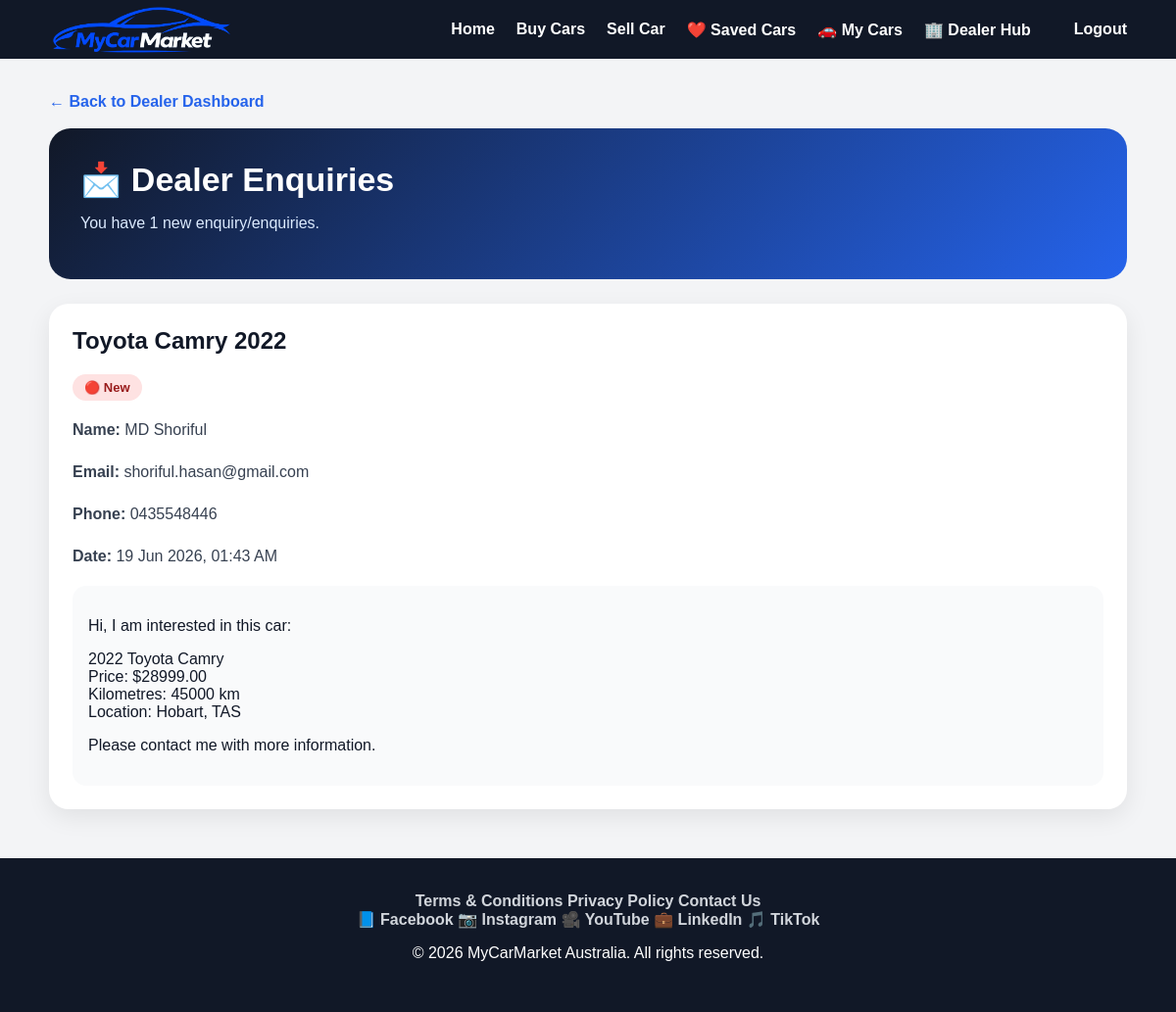
Page /cars/dealer/enquiries/ (signed in) on the committed database.
### vehicles/models/enquiry_models.py (models this page shows, shortened)
class Enquiry(models.Model):
    dealer = models.ForeignKey(
        'auth.User',
        on_delete=models.CASCADE,
        related_name='dealer_enquiries',
        null=True,
        blank=True
    )
    car = models.ForeignKey(
        'vehicles.Car',
        on_delete=models.CASCADE,
        related_name='enquiries'
    )
    name = models.CharField(
        max_length=100
    )
    email = models.EmailField()
    phone = models.CharField(
        max_length=30
    )
    message = models.TextField()
    created_at = models.DateTimeField(
        auto_now_add=True
    )
    is_read = models.BooleanField(
        default=False
    )
    class Meta:
        verbose_name_plural = 'Enquiries'
        ordering = [
            '-created_at'
        ]

### vehicles/models/car_models.py (models this page shows, shortened)
class Car(models.Model):
    seller = models.ForeignKey(
        User,
        on_delete=models.CASCADE,
        related_name='cars',
        null=True,
        blank=True
    )
    title = models.CharField(max_length=200)
    slug = models.SlugField(max_length=255, unique=True, blank=True, null=True)
    make = models.CharField(max_length=100)
    model = models.CharField(max_length=100)
    year = models.PositiveIntegerField()
    price = models.DecimalField(max_digits=12, decimal_places=2)
    kilometres = models.PositiveIntegerField()
    body_type = models.CharField(
        max_length=50,
        choices=BODY_TYPE_CHOICES,
        blank=True
    )
    transmission = models.CharField(
        max_length=50,
        choices=TRANSMISSION_CHOICES,
        blank=True
    )
    fuel_type = models.CharField(
        max_length=50,
        choices=FUEL_TYPE_CHOICES,
        blank=True
    )
    state = models.CharField(
        max_length=10,
        choices=STATE_CHOICES,
        blank=True
    )
    suburb = models.CharField(max_length=100, blank=True)
    description = models.TextField(blank=True)
    seller_name = models.CharField(max_length=100, blank=True)
    seller_email = models.EmailField(blank=True)
    seller_phone = models.CharField(max_length=30, blank=True)
    is_featured = models.BooleanField(default=False)
    featured_until = models.DateTimeField(null=True, blank=True)
    is_active = models.BooleanField(default=True)
    is_verified_listing = models.BooleanField(default=False)
    is_approved = models.BooleanField(default=False)
    moderation_status = models.CharField(
        max_length=20,
        choices=MODERATION_STATUS_CHOICES,
        default='pending'
    )
    approved_by = models.ForeignKey(
        User,
        on_delete=models.SET_NULL,
        null=True,
        blank=True,
        related_name='approved_cars'
    )
    approved_at = models.DateTimeField(
        null=True,
        blank=True
    )
    rejected_reason = models.TextField(
        blank=True
    )
    admin_note = models.TextField(
        blank=True
    )
    suspended_reason = models.TextField(
        blank=True
    )
    is_reported = models.BooleanField(
        default=False
    )
    report_count = models.PositiveIntegerField(
        default=0
    )
    views_count = models.PositiveIntegerField(default=0)
    created_at = models.DateTimeField(auto_now_add=True)

### vehicles/views/enquiry_views.py (the view)
@login_required
def dealer_enquiries(request):
    enquiries = Enquiry.objects.filter(
        dealer=request.user
    )
    unread_count = enquiries.filter(
        is_read=False
    ).count()
    return render(
        request,
        'vehicles/dealer_enquiries.html',
        {
            'enquiries': enquiries,
            'unread_count': unread_count,
        }
    )

### vehicles/templates/vehicles/dealer_enquiries.html (shortened to what this page needs)
<!DOCTYPE html>
<html lang="en">
<head>
    {% load static %}
    <link rel="stylesheet" href="{% static 'css/style.css' %}">
</head>
<body>
{% include 'includes/navbar.html' %}
<main class="enquiry-wrapper">
    <a href="{% url 'dealer_dashboard' %}" class="back-link">
        ← Back to Dealer Dashboard
    </a>
    <section class="enquiry-hero">
        <h1>📩 Dealer Enquiries</h1>
        <p>
            You have {{ unread_count }} new enquiry/enquiries.
        </p>
    </section>
    {% if enquiries %}
        {% for enquiry in enquiries %}
            <div class="enquiry-card">
                <h2>{{ enquiry.car.title }}</h2>
                {% if enquiry.is_read %}
                    <span class="status-read">🟢 Read</span>
                {% else %}
                    <span class="status-new">🔴 New</span>
                {% endif %}
                <div class="enquiry-info">
                    <p><strong>Name:</strong> {{ enquiry.name }}</p>
                    <p><strong>Email:</strong> {{ enquiry.email }}</p>
                    <p><strong>Phone:</strong> {{ enquiry.phone }}</p>
                    <p><strong>Date:</strong> {{ enquiry.created_at|date:"d M Y, h:i A" }}</p>
                </div>
                <div class="enquiry-message">
                    {{ enquiry.message|linebreaks }}
                </div>
            </div>
        {% endfor %}
    {% else %}
        <div class="enquiry-card">
            <h2>No enquiries yet</h2>
            <p>Buyer enquiries will appear here.</p>
        </div>
    {% endif %}
</main>
{% include 'includes/footer.html' %}
</body>
</html>

### static/css/style.css (style rules this page uses)
body { font-family:Arial, sans-serif; background:#f4f6f8; margin:0; padding:0; color:#111827; }

### vehicles/templates/vehicles/dealer_enquiries.html (style rules this page uses)
body { background: #f3f4f6; }
.enquiry-wrapper { width: 92%; max-width: 1100px; margin: 35px auto; }
.enquiry-hero { background: linear-gradient(135deg, #111827, #2563eb); color: white; padding: 32px; border-radius: 22px; margin-bottom: 25px; }
.enquiry-hero h1 { margin: 0; font-size: 34px; }
.enquiry-hero p { color: #dbeafe; }
.enquiry-card { background: white; padding: 24px; border-radius: 20px; margin-bottom: 18px; box-shadow: 0 8px 24px rgba(0,0,0,0.08); }
.enquiry-card h2 { margin-top: 0; color: #111827; }
.enquiry-info { color: #374151; line-height: 1.7; }
.enquiry-message { background: #f9fafb; padding: 16px; border-radius: 14px; margin-top: 14px; color: #111827; }
.status-new { display: inline-block; background: #fee2e2; color: #991b1b; padding: 6px 12px; border-radius: 999px; font-weight: bold; font-size: 13px; }
.back-link { display: inline-block; margin-bottom: 18px; color: #2563eb; font-weight: bold; text-decoration: none; }

### rows in the picture
Enquiry: car "Toyota Camry 2022", is_read "🔴 New", name "MD Shoriful", email "shoriful.hasan@gmail.com", phone "0435548446", created_at "19 Jun 2026, 01:43 AM", message "Hi, I am interested in this car: 2022 Toyota Camry Price: $28999.00 Kilometres: 45000 km Location: Hobart, TAS Please contact me with more information."

### other values in the picture
{{ unread_count }} "1"
